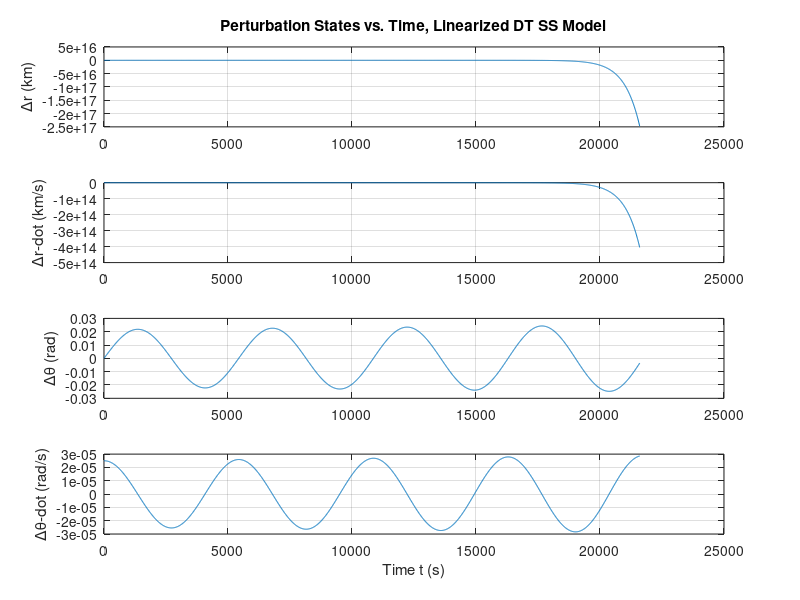
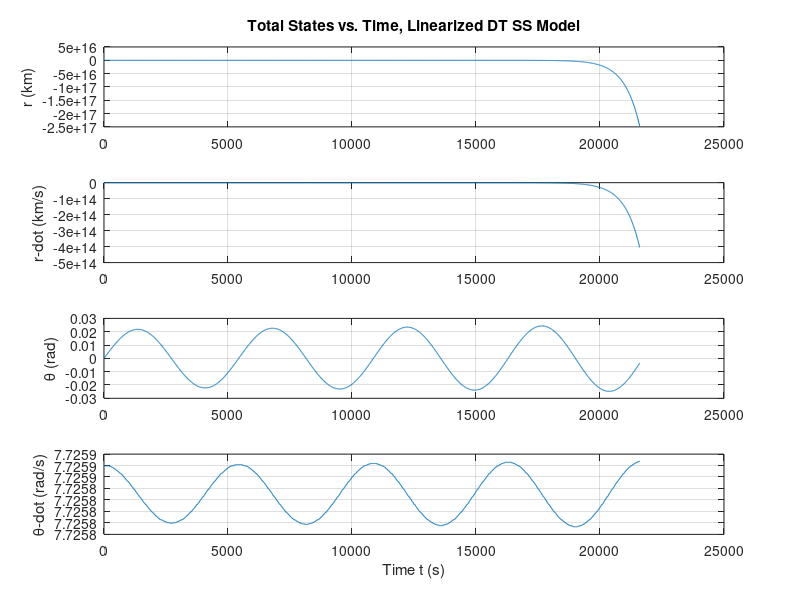
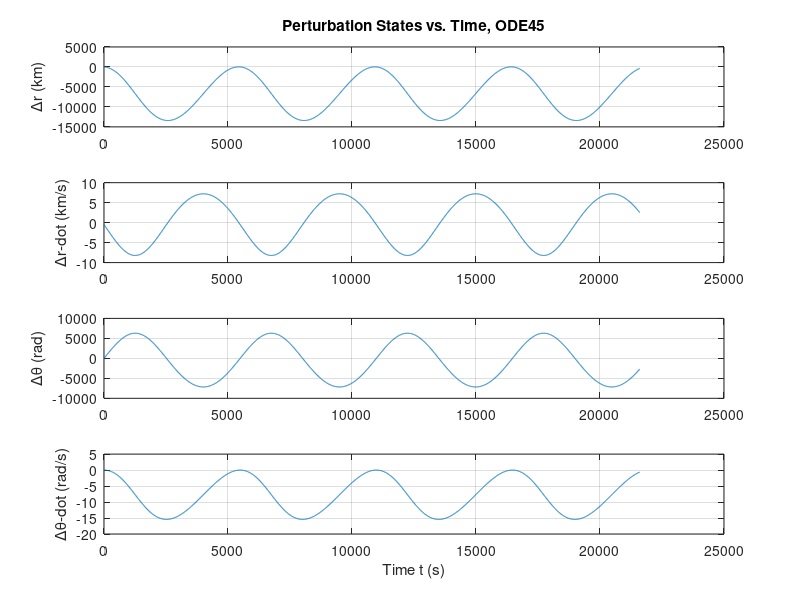
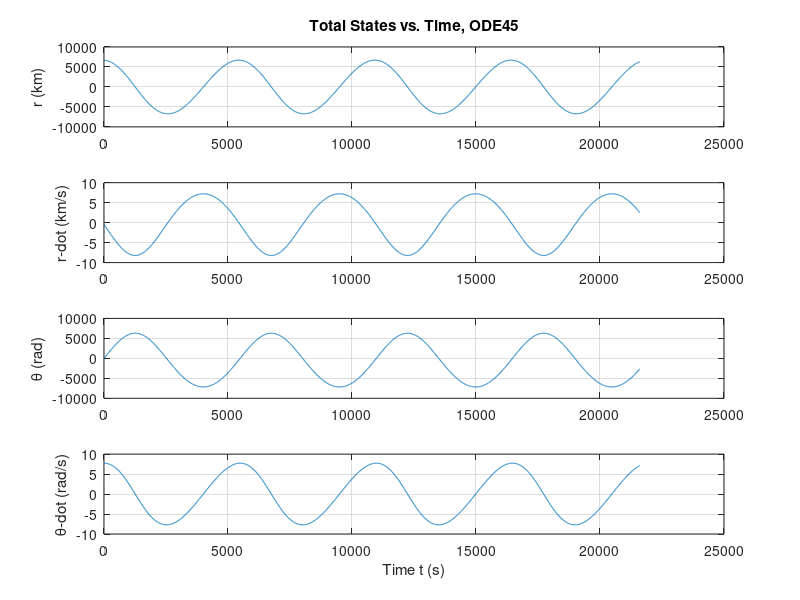

These charts were generated, in order, by the following MATLAB code:
close all
clear
mu = 398600; % gravitational constant
omegaE = 2*pi/86400;  % earth's rotation
rE = 6378; % radius of earth
dt = 10;
% initial conditions
x0 = 300;
r0 = rE + x0;
y0 = 0;
x0dot = 0;
y0dot = r0 * sqrt(mu/r0^3);

Atilde = [0 1 0 0 ; 2*mu/r0^3 0 0 0 ; 0 0 0 1; 0 0 -mu/r0^3 0];
B = [0 0; 1 0; 0 0; 0 1];
F = eye(4) + Atilde*dt;
G = dt * B; 

% Ftilde = expm(Atilde*dt); 
% F = Ftilde(1:4,1:4); % linearized F matrix
% G = Ftilde(1:4,5:6); % linearized G matrix

% observability and stability
stable = isstable(ss(F,G,zeros(1,4), zeros(1,2)));

%%%%%%%%%%% hwk2 soln %%%%%%%%%%%%%%%%%%%

% Preallocate time and perturbation state vectors
t = 0:dt:2*pi/omegaE/4; % Time vector (s)
%t = 0:dt:100;
dx = zeros(4, length(t)); % Perturbation state vector
% Define nominal state and control input over time
xnom = [r0*ones(1, length(t)); % x value (km)
    zeros(1, length(t)); % x velocity (km/s)
    zeros(1, length(t)); % y value (rad)
    y0dot*ones(1, length(t))]; % y velocity (rad/s)
u = zeros(2, length(t));
% Initialize perturbation state
dx(:, 1) = [10; -0.5; 0; 2.5e-5];
% Compute perturbation states over time
for i = 2:length(t)
dx(:, i) = F*dx(:, i - 1) + G*u(:, i);
end
% Compute total states over time

x = xnom + dx;
% Plot
figure;
subplot(4, 1, 1);
plot(t, dx(1, :));
title('Perturbation States vs. Time, Linearized DT SS Model');
ylabel('\Deltar (km)');
grid on;
subplot(4, 1, 2);
plot(t, dx(2, :));
ylabel('\Deltar-dot (km/s)');
grid on;
subplot(4, 1, 3);
plot(t, dx(3, :));
ylabel('\Delta\theta (rad)');
grid on;
subplot(4, 1, 4);
plot(t, dx(4, :));
ylabel('\Delta\theta-dot (rad/s)');
xlabel('Time t (s)');
grid on;
figure;
subplot(4, 1, 1);
plot(t, x(1, :));
title('Total States vs. Time, Linearized DT SS Model');
ylabel('r (km)');
grid on;
subplot(4, 1, 2);
plot(t, x(2, :));
ylabel('r-dot (km/s)');
grid on;
subplot(4, 1, 3);
plot(t, x(3, :));
ylabel('\theta (rad)');
grid on;
subplot(4, 1, 4);
plot(t, x(4, :));
ylabel('\theta-dot (rad/s)');
xlabel('Time t (s)');
grid on;
% Part B
% Define nonlinear model as anonymous function
xdot = @(x, u) [x(2);
-mu*x(1)/(x(1)^2+x(3)^2)^(3/2) + u(1);
x(4);
-mu*x(3)/(x(1)^2+x(3)^2)^(3/2) + u(2)];
% Define initial total state
x0 = xnom(:, 1) + dx(:, 1);
% 
% Define wrapper function for use in ODE45
xdotwrap = @(t, x) xdot(x, [0; 0]);
% Compute total state using ODE45
options = odeset('RelTol', 1e-12); % Set ODE45 options
[tout, xnl] = ode45(xdotwrap, t, x0, options);
xnl = xnl'; % Take transpose so that dimensions match with xnom
% Compute perturbation state
dxnl = xnl - xnom;
% Plot
figure;
subplot(4, 1, 1);
plot(t, dxnl(1, :));
title('Perturbation States vs. Time, ODE45');
ylabel('\Deltar (km)');
grid on;
subplot(4, 1, 2);
plot(t, dxnl(2, :));
ylabel('\Deltar-dot (km/s)');
grid on;
subplot(4, 1, 3);
plot(t, dxnl(3, :));
ylabel('\Delta\theta (rad)');
grid on;
subplot(4, 1, 4);
plot(t, dxnl(4, :));
ylabel('\Delta\theta-dot (rad/s)');
xlabel('Time t (s)');
grid on;
figure;
subplot(4, 1, 1);
plot(t, xnl(1, :));
title('Total States vs. Time, ODE45');
ylabel('r (km)');
grid on;
subplot(4, 1, 2);
plot(t, xnl(2, :));
ylabel('r-dot (km/s)');
grid on;
subplot(4, 1, 3);
plot(t, xnl(3, :));
ylabel('\theta (rad)');
grid on;
subplot(4, 1, 4);
plot(t, xnl(4, :));
ylabel('\theta-dot (rad/s)');
xlabel('Time t (s)');
grid on;
figure;
subplot(4, 1, 1);

plot(t, x(1, :) - xnl(1, :));
title('State Error vs. Time, Linearized DT SS Model vs. ODE45');
ylabel('r (km)');
grid on;
subplot(4, 1, 2);
plot(t, x(2, :) - xnl(2, :));
ylabel('r-dot (km/s)');
grid on;
subplot(4, 1, 3);
plot(t, x(3, :) - xnl(3, :));
ylabel('\theta (rad)');
grid on;
subplot(4, 1, 4);
plot(t, x(4, :) - xnl(4, :));
ylabel('\theta-dot (rad/s)');
xlabel('Time t (s)');
grid on
